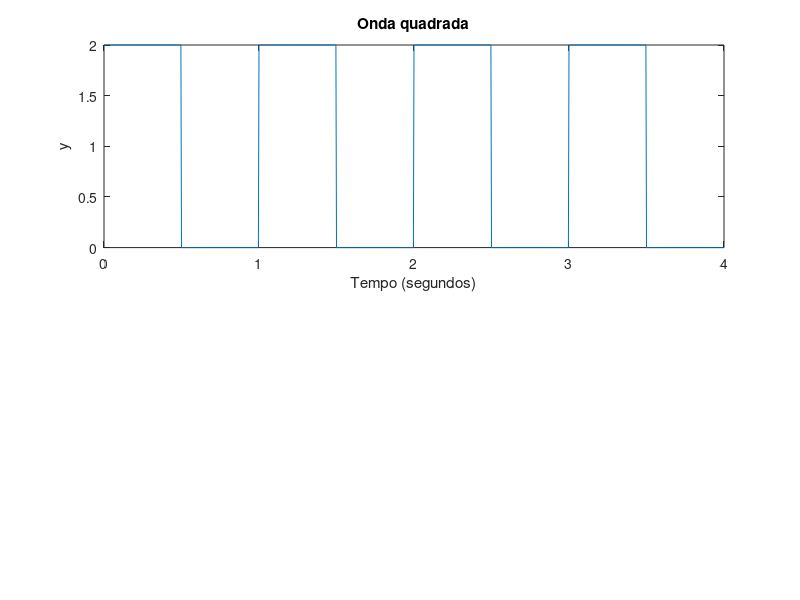

This chart was generated by the following MATLAB code: (Note: this script raises an error after producing the figure.)
T_a = 1/256;
T_0 = 1;
t = 0:T_a:4-T_a;
x = square(2*pi*(1/T_0)*t) + 1;

subplot(2, 1, 1);
plot(t, x);
title("Onda quadrada")
xlabel("Tempo (segundos)")
ylabel("y")

[C_k] = calcCoef_complex(T_a, T_0, x, 5);

f_0 = 1/T_0;
start_f = -(length(C_k)-1)/2 * f_0;
end_f = (length(C_k)-1)/2 * f_0;
f = start_f:f_0:end_f;

subplot(2, 1, 2);
stem(f, abs(C_k));
title("Espetro")
xlabel("Frequencia (Hertz)")
ylabel("magnitude")